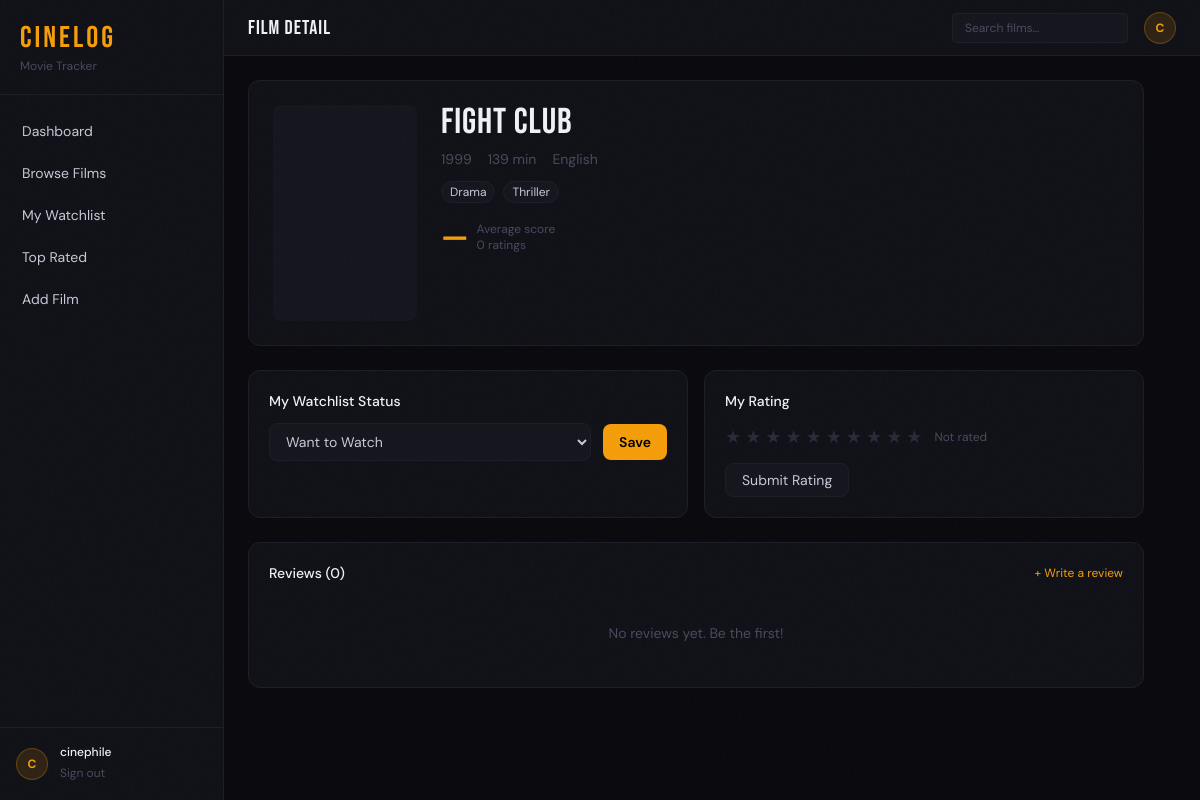
Page /movie.php?id=20 (signed in) on the committed database.
### tables this page shows
CREATE TABLE Movies (
    movie_id        INT AUTO_INCREMENT PRIMARY KEY,
    title           VARCHAR(200) NOT NULL,
    release_year    YEAR,
    duration_mins   INT,
    language        VARCHAR(50),
    poster_url      VARCHAR(500),
    created_at      DATETIME DEFAULT CURRENT_TIMESTAMP
);

CREATE TABLE Genres (
    genre_id    INT AUTO_INCREMENT PRIMARY KEY,
    genre_name  VARCHAR(50) NOT NULL UNIQUE
);

### includes/db.php (called while the page is built, shortened)
<?php
function db_connect()
{
    static $conn = null;
    if ($conn === null) {
        $conn = new mysqli(DB_HOST, DB_USER, DB_PASS, DB_NAME);
        $conn->set_charset('utf8mb4');
    }
    return $conn;
}
function get_param_types(array $params): string
{
    $types = '';
    foreach ($params as $param) {
        if (is_int($param)) {
            $types .= 'i';
        } elseif (is_float($param)) {
            $types .= 'd';
        } else {
            $types .= 's';
        }
    }
    return $types;
}
function ref_values(array &$arr): array
{
    $refs = [];
    foreach ($arr as $key => $value) {
        $refs[$key] = &$arr[$key];
    }
    return $refs;
}
function db_prepare(string $sql, array $params = [])
{
    $conn = db_connect();
    $stmt = $conn->prepare($sql);
    if (!empty($params)) {
        $types = get_param_types($params);
        call_user_func_array([$stmt, 'bind_param'], array_merge([$types], ref_values($params)));
    }
    return $stmt;
}
function db_fetch_all(string $sql, array $params = []): array
{
    $stmt = db_prepare($sql, $params);
    $stmt->execute();
    $result = $stmt->get_result();
    $rows = $result->fetch_all(MYSQLI_ASSOC);
    return $rows ?: [];
}
function db_fetch_one(string $sql, array $params = []): ?array
{
    $rows = db_fetch_all($sql, $params);
    return $rows[0] ?? null;
}

### movie.php (the view, shortened to what this page needs)
<?php
$mid = isset($_GET['id']) ? (int) $_GET['id'] : 0;
$movie = db_fetch_one(
    'SELECT m.*, ROUND(AVG(r.score),1) AS avg_score, COUNT(DISTINCT r.rating_id) AS rating_count FROM Movies m LEFT JOIN Ratings r ON r.movie_id = m.movie_id WHERE m.movie_id = ? GROUP BY m.movie_id',
    [$mid]
);
$genres = db_fetch_all('SELECT g.genre_name FROM Genres g JOIN MovieGenres mg ON mg.genre_id = g.genre_id WHERE mg.movie_id = ?', [$mid]);
$reviews = db_fetch_all('SELECT rv.review_text, rv.created_at, u.username FROM Reviews rv JOIN Users u ON u.user_id = rv.user_id WHERE rv.movie_id = ? ORDER BY rv.created_at DESC', [$mid]);
$my_rating = db_fetch_one('SELECT score FROM Ratings WHERE user_id = ? AND movie_id = ?', [$_SESSION['user_id'], $mid]);
$my_status = db_fetch_one('SELECT status FROM Watchlist WHERE user_id = ? AND movie_id = ?', [$_SESSION['user_id'], $mid]);
include __DIR__ . '/partials/header.php';
?>
<div class="max-w-4xl space-y-6" x-data="{ ratingVal: <?= $my_rating['score'] ?? 0 ?> }">
  <div class="bg-[#111118] border border-[#1e1e2a] rounded-xl overflow-hidden">
    <div class="flex gap-6 p-6">
      <div class="w-36 flex-shrink-0">
        <div class="aspect-[2/3] bg-[#16161f] rounded-lg overflow-hidden flex items-center justify-center">
        </div>
      </div>
      <div class="flex-1 min-w-0">
        <h2 class="font-display text-4xl text-[#f0f0f8] tracking-wide leading-none"><?= htmlspecialchars($movie['title']) ?></h2>
        <div class="flex items-center gap-4 mt-2 text-sm text-[#4a4a5e]">
          <?php if ($movie['release_year']): ?><span><?= htmlspecialchars($movie['release_year']) ?></span><?php endif; ?>
          <?php if ($movie['duration_mins']): ?><span><?= htmlspecialchars($movie['duration_mins']) ?> min</span><?php endif; ?>
          <?php if ($movie['language']): ?><span><?= htmlspecialchars($movie['language']) ?></span><?php endif; ?>
        </div>
        <div class="flex flex-wrap gap-2 mt-3">
          <?php foreach ($genres as $g): ?>
            <span class="text-xs px-2 py-0.5 bg-[#16161f] border border-[#1e1e2a] rounded-full text-[#c8c8d8]"><?= htmlspecialchars($g['genre_name']) ?></span>
          <?php endforeach; ?>
        </div>
        <div class="flex items-center gap-2 mt-4">
          <span class="text-3xl font-bold text-[#f59e0b]"><?= $movie['avg_score'] ?: '—' ?></span>
          <div>
            <p class="text-xs text-[#4a4a5e]">Average score</p>
            <p class="text-xs text-[#4a4a5e]"><?= htmlspecialchars($movie['rating_count']) ?> rating<?= $movie['rating_count'] != 1 ? 's' : '' ?></p>
          </div>
        </div>
      </div>
    </div>
  </div>
  <div class="grid grid-cols-2 gap-4">
    <div class="bg-[#111118] border border-[#1e1e2a] rounded-xl p-5">
      <h3 class="text-sm font-medium text-[#f0f0f8] mb-3">My Watchlist Status</h3>
      <form action="watchlist_add.php" method="post" class="flex items-center gap-3">
        <select name="status" class="flex-1 bg-[#16161f] border border-[#1e1e2a] rounded-lg px-3 py-2 text-sm text-[#c8c8d8] focus:outline-none focus:border-[#f59e0b66] transition-colors">
          <option value="want_to_watch" <?= ($my_status['status'] ?? '') === 'want_to_watch' ? 'selected' : '' ?>>Want to Watch</option>
        </select>
        <button type="submit" class="bg-[#f59e0b] hover:bg-[#d97706] text-black text-sm font-semibold px-4 py-2 rounded-lg transition-colors">Save</button>
      </form>
    </div>
    <div class="bg-[#111118] border border-[#1e1e2a] rounded-xl p-5">
      <h3 class="text-sm font-medium text-[#f0f0f8] mb-3">My Rating</h3>
      <form action="rate.php" method="post" class="space-y-3">
        <div class="flex items-center gap-1">
          <?php for ($i = 1; $i <= 10; $i++): ?>
            <label class="cursor-pointer">
              <span class="text-lg hover:text-[#f59e0b] transition-colors <?= (!empty($my_rating['score']) && $my_rating['score'] >= $i) ? 'text-[#f59e0b]' : 'text-[#2a2a3a]' ?>">★</span>
            </label>
          <?php endfor; ?>
          <span class="text-xs text-[#4a4a5e] ml-2"><?= !empty($my_rating['score']) ? htmlspecialchars($my_rating['score']) . '/10' : 'Not rated' ?></span>
        </div>
        <button type="submit" class="bg-[#16161f] hover:bg-[#f59e0b22] border border-[#1e1e2a] hover:border-[#f59e0b44] text-[#c8c8d8] hover:text-[#f59e0b] text-sm px-4 py-1.5 rounded-lg transition-colors">Submit Rating</button>
      </form>
    </div>
  </div>
  <div class="bg-[#111118] border border-[#1e1e2a] rounded-xl p-5" x-data="{ showForm: false }">
    <div class="flex items-center justify-between mb-4">
      <h3 class="text-sm font-medium text-[#f0f0f8]">Reviews (<?= count($reviews) ?>)</h3>
      <button @click="showForm = !showForm" class="text-xs text-[#f59e0b] hover:underline">+ Write a review</button>
    </div>
    <?php if (count($reviews)): ?>
      <div class="space-y-4">
        <?php foreach ($reviews as $rv): ?>
          <div class="border-b border-[#1e1e2a] pb-4 last:border-0 last:pb-0">
            <div class="flex items-center gap-2 mb-1.5">
              <div class="w-6 h-6 rounded-full bg-[#f59e0b22] border border-[#f59e0b44] flex items-center justify-center">
                <span class="text-[#f59e0b] text-xs font-bold"><?= strtoupper(substr($rv['username'], 0, 1)) ?></span>
              </div>
              <span class="text-sm font-medium text-[#f0f0f8]"><?= htmlspecialchars($rv['username']) ?></span>
              <span class="text-xs text-[#4a4a5e]">· <?= date('M d, Y', strtotime($rv['created_at'])) ?></span>
            </div>
            <p class="text-sm text-[#c8c8d8] leading-relaxed"><?= nl2br(htmlspecialchars($rv['review_text'])) ?></p>
          </div>
        <?php endforeach; ?>
      </div>
    <?php else: ?>
      <p class="text-sm text-[#4a4a5e] text-center py-6">No reviews yet. Be the first!</p>
    <?php endif; ?>
  </div>
</div>
<?php include __DIR__ . '/partials/footer.php'; ?>

### partials/header.php (style rules this page uses)
body { font-family: 'DM Sans', sans-serif; }
.font-display { font-family: 'Bebas Neue', sans-serif; }
.film-grain::before { content:''; position:fixed; inset:0; pointer-events:none; z-index:999; opacity: 0.4; }

### rows in the picture
movies: title "Fight Club", release_year "1999", duration_mins "139", language "English"
genres: genre_name "Drama"
genres: genre_name "Thriller"

### other values in the picture
$link['label'] "Dashboard"
$link['label'] "Browse Films"
$link['label'] "My Watchlist"
$link['label'] "Top Rated"
$link['label'] "Add Film"
substr($user['username'] ?? 'U', 0, 1) "C"
$user['username'] "cinephile"
$pageHeading "Film Detail"
$movie['avg_score'] ?: '—' "—"
$movie['rating_count'] "0"
count($reviews) "0"
